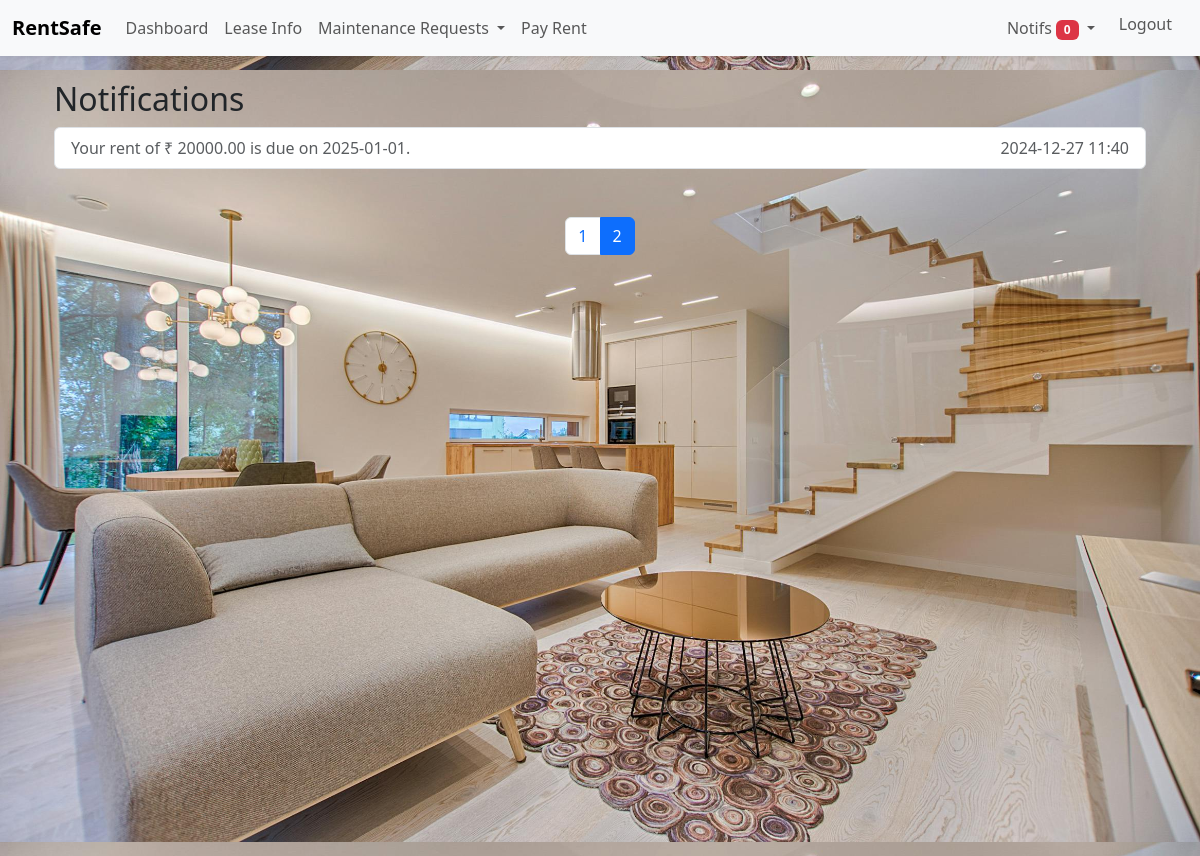
The app's page /notifications?page=2 (signed in) with its own data.
### app/models.py (models this page shows, shortened)
class Notification(db.Model):
    id = db.Column(db.Integer, primary_key=True)
    user_id = db.Column(db.Integer, db.ForeignKey('user.id'), nullable=False)
    message = db.Column(db.String(255), nullable=False)
    created_at = db.Column(db.DateTime, default=datetime.utcnow)
    is_read = db.Column(db.Boolean, default=False)

### app/routes/resident.py (the view)
@resident.route('/notifications', methods=['GET'])
@login_required
def notifications():
    notifications = get_user_notifications(current_user.id)
    return render_template('resident/notifications.html', notifications=notifications, user_role=current_user.role, current_page = request.endpoint)

### app/models.py (called while the page is built)
@login_manager.user_loader
def load_user(user_id):
    return User.query.get(int(user_id))

### app/routes/resident.py (called while the page is built)
@resident.context_processor
def inject_notifications():
    if current_user.is_authenticated:
        unread_count = get_unread_notification_count(current_user.id)
        recent_notifications = get_recent_notifications(current_user.id)
        return {"unread_count": unread_count, "notifications": recent_notifications}
    return {}

### app/services/notification_service.py (called while the page is built)
def get_user_notifications(user_id):
    page = request.args.get('page', 1, type=int)
    return Notification.query.filter_by(user_id=user_id).order_by(Notification.created_at.desc()).paginate(page = page, per_page=5)

def get_unread_notification_count(user_id):
    return Notification.query.filter_by(user_id=user_id, is_read=False).count()

def get_recent_notifications(user_id, limit=2):
    return Notification.query.filter_by(user_id=user_id).order_by(Notification.created_at.desc()).limit(limit).all()

### app/templates/resident/notifications.html (shortened to what this page needs)
{% extends 'base.html' %}
{% block content %}
<div class="dashboard-background">
    <div class="container p-4">
        <h2>Notifications</h2>
        <ul class="list-group">
            {% for notif in notifications.items %}
                <li class="list-group-item {% if not notif.is_read %}fw-bold{% else %}text-muted{% endif %}">
                    {{ notif.message }}
                    <span class="float-end">{{ notif.created_at.strftime('%Y-%m-%d %H:%M') }}</span>
                </li>
            {% endfor %}
        </ul>
    </div>
    <nav class="d-flex justify-content-center mt-4">
        <ul class="pagination">
            {% for page_num in notifications.iter_pages(left_edge=1, right_edge=1, left_current=1, right_current=2) %}
                {% if page_num %}
                    <li class="page-item {% if notifications.page == page_num %}active{% endif %}">
                        <a class="page-link" href="{{ url_for('resident.notifications', page=page_num) }}">{{ page_num }}</a>
                    </li>
                {% else %}
                    <li class="page-item disabled"><span class="page-link">...</span></li>
                {% endif %}
            {% endfor %}
        </ul>
    </nav>
</div>
{% endblock content %}

### app/static/css/style.css (style rules this page uses)
a { color: #007bff; text-decoration: none !important; }
.dashboard-background { background-image: url("../images/bg1.jpeg"); background-size: contain; background-position: center center; height: 100vh; }

### records on screen
Notification: message "Your rent of ₹ 20000.00 is due on 2025-01-01.", created_at "2024-12-27 11:40"

### other values on screen
{{ unread_count or 0 }} "0"
{{ page_num }} "1" "2"
